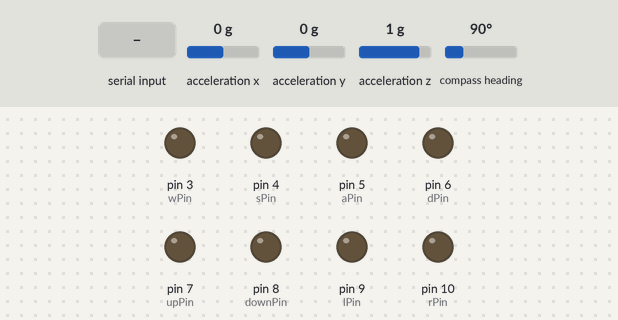
Bench run of a sketch on a simulated Arduino Uno, built with avr-gcc and run on an emulated ATmega328P. Parts: output pins drawn as LEDs (lit = HIGH). Dashed ring = blinking. Inputs (shaded band) come from the test bench; at power-on: acceleration x 0 g, acceleration y 0 g, acceleration z 1 g, compass heading 90°. What the sketch prints to the serial monitor is not drawn.

Above: at 2.2 s.
2.3 s: "c" received over Serial
At 2.7 s:
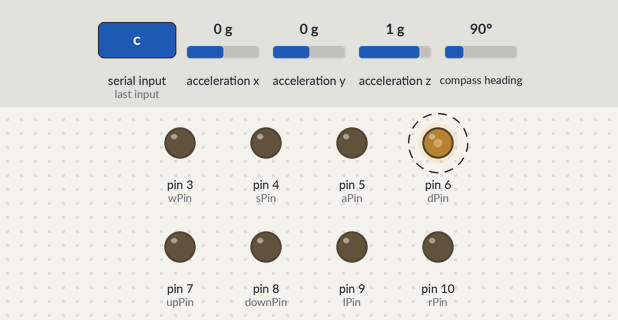
5.3 s: byte 101 ('e') received over Serial
At 5.7 s:
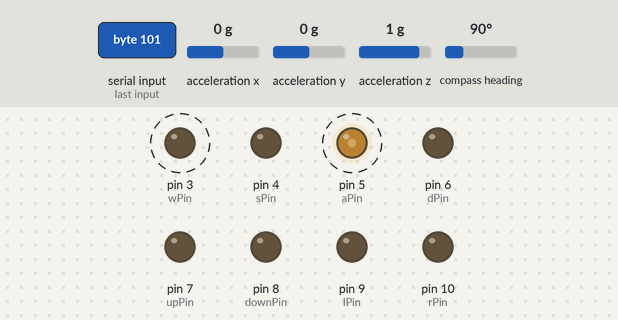
8.3 s: "l" received over Serial
At 9.5 s:
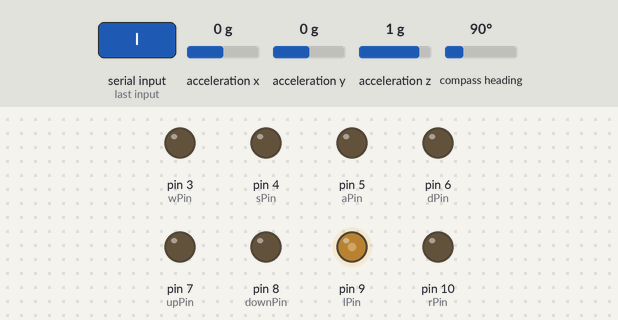
9.8 s: "r" received over Serial
At 10.8 s:
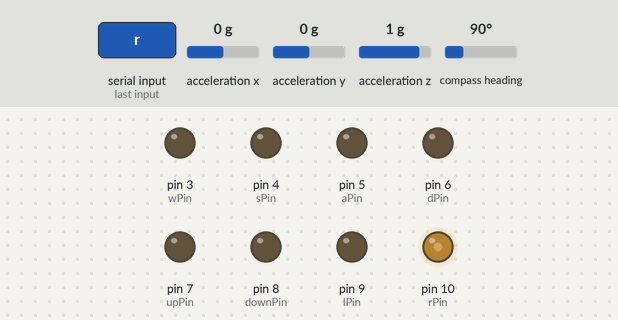
Timing chart, 0 to 12.8 s (numbered marks = the images above; inputs shaded):
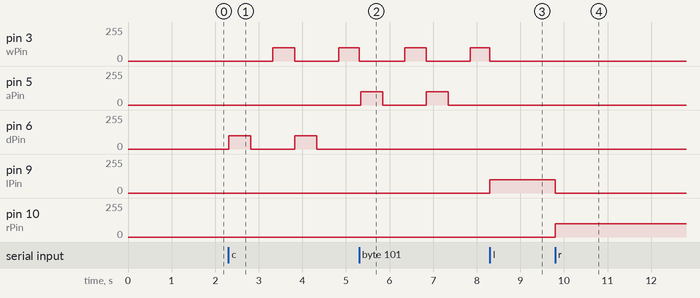

The sketch:

arduino_3_alter_vibration_20241204.ino
```cpp
#include <Wire.h>
#include <Adafruit_Sensor.h>
#include <Adafruit_BNO055.h>
#include <utility/imumaths.h>

// 初始化两个 IMU，指定不同的 I2C 地址
Adafruit_BNO055 imu1 = Adafruit_BNO055(55, 0x28); // IMU1 地址 0x28
Adafruit_BNO055 imu2 = Adafruit_BNO055(56, 0x29); // IMU2 地址 0x29

const int wPin = 3;
const int sPin = 4;
const int aPin = 5;
const int dPin = 6;

const int upPin = 7;
const int downPin = 8;
const int lPin = 9;
const int rPin = 10;

unsigned long previousMillis = 0; // 上次切换时间
const unsigned long interval = 500; // 振子切换间隔（毫秒）
int currentIndex = 0; // 当前振动器的索引
bool vibrationActive = false; // 是否振动标志

// 定义状态机的状态
enum State { IDLE, CLOCKWISE, COUNTERCLOCKWISE };
State currentState = IDLE; // 初始化为 IDLE 状态

void setup(void)
{
  Serial.begin(115200); // 设置串口波特率为 115200
  while (!Serial);
  Serial.println("双 IMU 姿态传感器初始化中...");

  // 初始化 IMU1
  if (!imu1.begin())
  {
    Serial.println("无法初始化 IMU1! 检查连接和 I2C 地址.");
    while (1);
  }

  // 初始化 IMU2
  if (!imu2.begin())
  {
    Serial.println("无法初始化 IMU2! 检查连接和 I2C 地址.");
    while (1);
  }

  delay(1000);

  // 使用外部晶振提高精度
  imu1.setExtCrystalUse(true);
  imu2.setExtCrystalUse(true);

  Serial.println("开始输出姿态数据...");
  pinMode(wPin, OUTPUT);
  pinMode(sPin, OUTPUT);
  pinMode(aPin, OUTPUT);
  pinMode(dPin, OUTPUT);

  pinMode(upPin, OUTPUT);
  pinMode(downPin, OUTPUT);
  pinMode(lPin, OUTPUT);
  pinMode(rPin, OUTPUT);
}

void loop(void)
{
  // 获取 IMU1 和 IMU2 的传感器数据
  sensors_event_t event1;
  imu1.getEvent(&event1);
  sensors_event_t event2;
  imu2.getEvent(&event2);

  // 提取并打印欧拉角
  float yaw1 = event1.orientation.x;
  float pitch1 = event1.orientation.y;
  float roll1 = event1.orientation.z;
  float yaw2 = event2.orientation.x;
  float pitch2 = event2.orientation.y;
  float roll2 = event2.orientation.z;

  Serial.print(yaw1, 4);
  Serial.print(",");
  Serial.print(pitch1, 4);
  Serial.print(",");
  Serial.print(roll1, 4);
  Serial.print(",");
  Serial.print(yaw2, 4);
  Serial.print(",");
  Serial.print(pitch2, 4);
  Serial.print(",");
  Serial.println(roll2, 4);

  if (Serial.available() > 0)
  {
    char command = Serial.read(); // 读取一个字符作为命令
    switch (command)
    {
      case 'w':
      case 's':
      case 'a':
      case 'd':
      case 'u':
      case 'x':
      case 'l':
      case 'r':
      case 'n':
        deactivateAllVibrators(); // 执行其他命令时停止所有振动器
        vibrationActive = false;
        currentState = IDLE; // 切换到空闲状态
        currentIndex = 0; // 重置索引
        executeSingleVibration(command); // 根据命令激活单个振动器
        break;

      case 'c': // 顺时针轮流振动
        if (currentState != CLOCKWISE) // 仅当不在顺时针状态时切换
        {
          deactivateAllVibrators(); // 重置当前振动
          vibrationActive = true;
          currentState = CLOCKWISE; // 切换到顺时针状态
          currentIndex = 0; // 重置索引
        }
        break;

      case 'e': // 逆时针轮流振动
        if (currentState != COUNTERCLOCKWISE) // 仅当不在逆时针状态时切换
        {
          deactivateAllVibrators(); // 重置当前振动
          vibrationActive = true;
          currentState = COUNTERCLOCKWISE; // 切换到逆时针状态
          currentIndex = 0; // 重置索引
        }
        break;
    }
  }

  // 根据当前状态执行相应的振动逻辑
  switch (currentState)
  {
    case CLOCKWISE:
      rotateClockwise();
      break;

    case COUNTERCLOCKWISE:
      rotateCounterclockwise();
      break;

    case IDLE:
    default:
      // 空闲状态下不执行任何操作
      break;
  }
}

// 激活单个振动器
void executeSingleVibration(char command)
{
  switch (command)
  {
    case 'w':
      activateVibrator(wPin, true);
      break;
    case 's':
      activateVibrator(sPin, true);
      break;
    case 'a':
      activateVibrator(aPin, true);
      break;
    case 'd':
      activateVibrator(dPin, true);
      break;
    case 'u':
      activateVibrator(upPin, true);
      break;
    case 'x':
      activateVibrator(downPin, true);
      break;
    case 'l':
      activateVibrator(lPin, true);
      break;
    case 'r':
      activateVibrator(rPin, true);
      break;
    case 'n':
      deactivateAllVibrators();
      vibrationActive = false;
      break;
  }
}

// 顺时针振动函数
void rotateClockwise()
{
  const int clockwisePins[] = { wPin, dPin, sPin }; // 顺时针引脚列表
  unsigned long currentMillis = millis();
  if (currentMillis - previousMillis >= interval)
  {
    previousMillis = currentMillis; // 更新上次切换时间

    // 停止当前振动器
    analogWrite(clockwisePins[currentIndex], 0);

    // 切换到下一个振动器
    currentIndex = (currentIndex + 1) % 3; // 循环 0,1,2

    // 激活新的振动器
    analogWrite(clockwisePins[currentIndex], 100);
  }
}

// 逆时针振动函数
void rotateCounterclockwise()
{
  const int counterclockwisePins[] = { wPin, aPin, sPin }; // 逆时针引脚列表
  unsigned long currentMillis = millis();
  if (currentMillis - previousMillis >= interval)
  {
    previousMillis = currentMillis; // 更新上次切换时间

    // 停止当前振动器
    analogWrite(counterclockwisePins[currentIndex], 0);

    // 切换到下一个振动器
    currentIndex = (currentIndex + 1) % 3; // 循环 0,1,2

    // 激活新的振动器
    analogWrite(counterclockwisePins[currentIndex], 100);
  }
}

// 激活单个振动器
void activateVibrator(int pin, bool state)
{
  analogWrite(pin, state ? 100 : 0); // PWM 信号
}

// 停止所有振动器
void deactivateAllVibrators()
{
  analogWrite(wPin, 0);
  analogWrite(sPin, 0);
  analogWrite(aPin, 0);
  analogWrite(dPin, 0);

  analogWrite(upPin, 0);
  analogWrite(downPin, 0);
  analogWrite(lPin, 0);
  analogWrite(rPin, 0);
}
```

Measured:
- after the input at 2.3 s, pin 3 (wPin): 0/255 → 100/255 after 1.0 s, → 0/255 0.50 s later, → 100/255 1.0 s later; pin 6 (dPin): alternates 100/255 for 0.50 s and 0/255 for 1.0 s, starting at once
- after the input at 5.3 s, pin 5 (aPin): alternates 100/255 for 0.50 s and 0/255 for 1.0 s, starting at once; pin 6 (dPin): stops changing and stays 0/255
- after the input at 8.3 s, pin 5 (aPin): stays 0/255 (without the input it goes to 100/255 after 0.06 s); pin 9 (lPin): 0/255 → 100/255 at once
- after the input at 9.8 s, pin 9 (lPin): 100/255 → 0/255 at once; pin 10 (rPin): 0/255 → 100/255 at once
